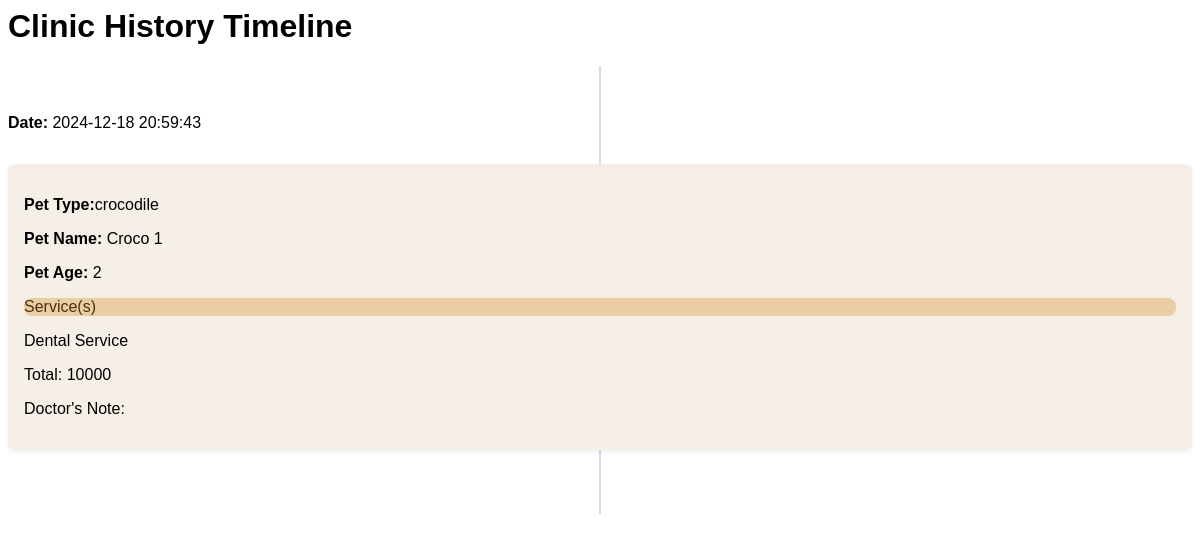
Screenshot of /admin/pet_records/view_service.php?id=4 with the database file from the repository.
### tables this page shows
CREATE TABLE `clinic_history` (
  `id` int(11) NOT NULL,
  `owner_id` text NOT NULL,
  `category_id` int(11) NOT NULL,
  `breed` text NOT NULL,
  `age` varchar(50) NOT NULL,
  `service_ids` text DEFAULT NULL,
  `status` tinyint(4) NOT NULL DEFAULT 0,
  `date_created` datetime NOT NULL DEFAULT current_timestamp(),
  `date_updated` datetime DEFAULT NULL ON UPDATE current_timestamp(),
  `pet_id` int(11) NOT NULL,
  `notes` text NOT NULL
);

CREATE TABLE `category_list` (
  `id` int(11) NOT NULL,
  `name` text NOT NULL,
  `delete_flag` tinyint(1) NOT NULL DEFAULT 0 COMMENT '0 = Active, 1 = Delete',
  `date_created` datetime NOT NULL DEFAULT current_timestamp(),
  `date_updated` datetime DEFAULT NULL
);

CREATE TABLE `pet_records` (
  `pet_id` int(11) NOT NULL,
  `owner_id` int(11) NOT NULL,
  `category_id` int(11) NOT NULL,
  `breed` text NOT NULL,
  `age` varchar(50) NOT NULL,
  `status` tinyint(4) NOT NULL DEFAULT 0,
  `date_created` datetime NOT NULL DEFAULT current_timestamp(),
  `date_updated` datetime DEFAULT NULL ON UPDATE current_timestamp(),
  `delete_flag` int(11) NOT NULL,
  `pet_name` varchar(200) NOT NULL,
  `image_path` text DEFAULT NULL
);

### admin/pet_records/view_service.php (the view, shortened to what this page needs)
<?php
require_once('../../config.php');
$sql = "SELECT A.service_ids, A.breed, A.category_id, A.date_created, A.notes ,C.age, C.pet_name from clinic_history AS A INNER JOIN pet_records AS C ON A.pet_id = C.pet_id WHERE A.pet_id = '".$_GET['id']."' ";
$result = $conn->query($sql);
?>
</head>
<body>
    <div class="container my-5">
        <h1 class="text-center">Clinic History Timeline</h1>
        <div class="timeline">
            <?php
            if ($result->num_rows > 0) {
                while ($row = $result->fetch_assoc()) {
                    $service_data = $row['service_ids'];
                    $position = $row['breed'];
                    $cat_id = $row['category_id'];
                    echo "  <p><strong>Date:</strong> {$row['date_created']} </p> ";
                    echo "
                    <div class='timeline-item $position'>
                        <div class='timeline-content'>
                        ";
                        $category = $conn->query("SELECT * FROM `category_list` where id = '$cat_id' order by `name` asc");
                        $row2 = $category->fetch_assoc();
                          echo "  <p><strong>Pet Type:</strong>{$row2['name']} </p> ";
                            echo "<p><strong>Pet Name:</strong> {$row['pet_name']}</p>
                            <p><strong>Pet Age:</strong> {$row['age']}</p>
                            <p class='py-3 px-4 text-light bg'>Service(s)</p>";
                            $services = $conn->query("SELECT * FROM `service_list` where id in ({$service_data}) order by `name` asc");
                            $service = "";
                            $total = 0;
                            while($row1 = $services->fetch_assoc()){
                                 $service .=$row1['name'];
                                $total = $total + $row1['fee'];
                            }
                            $service = (empty($service)) ? "N/A" : $service;
                         echo "<p class='py-1 px-2 text-right'>$service</p>
                            <p class='py-1 px-2 text-right'>Total: $total</p> ";
                           echo " <p class='py-1 px-2 text-left'>Doctor's Note: {$row['notes']}</p>
                        </div>
                    </div>
                    ";
                }
            } else {
                echo "<p class='text-center'>No events found in the timeline.</p>";
            }
            ?>
        </div>
    </div>

### admin/pet_records/view_service.php (style rules this page uses)
.timeline { position: relative; padding: 2rem 0; }
.timeline::before { content: ''; position: absolute; top: 0; bottom: 0; left: 50%; width: 2px; background: #ddd; transform: translateX(-50%); }
.timeline-item { position: relative; margin: 2rem 0; }
.timeline-content { background: #F5EFE7; padding: 1rem; border-radius: 0.5rem; box-shadow: 0 0.125rem 0.25rem rgba(0, 0, 0, 0.075); }
.bg { background-color: #eacda3!important; border-radius:0.5em!important; color:rgb(75, 49, 12) !important; }
body { font-family: "Abel", sans-serif; font-weight: 400; font-style: normal; }

### rows the page displays
clinic_history: date_created "2024-12-18 20:59:43", category.name "crocodile", pet.pet_name "Croco 1", pet.age "2", service "Dental Service", total "10000"
